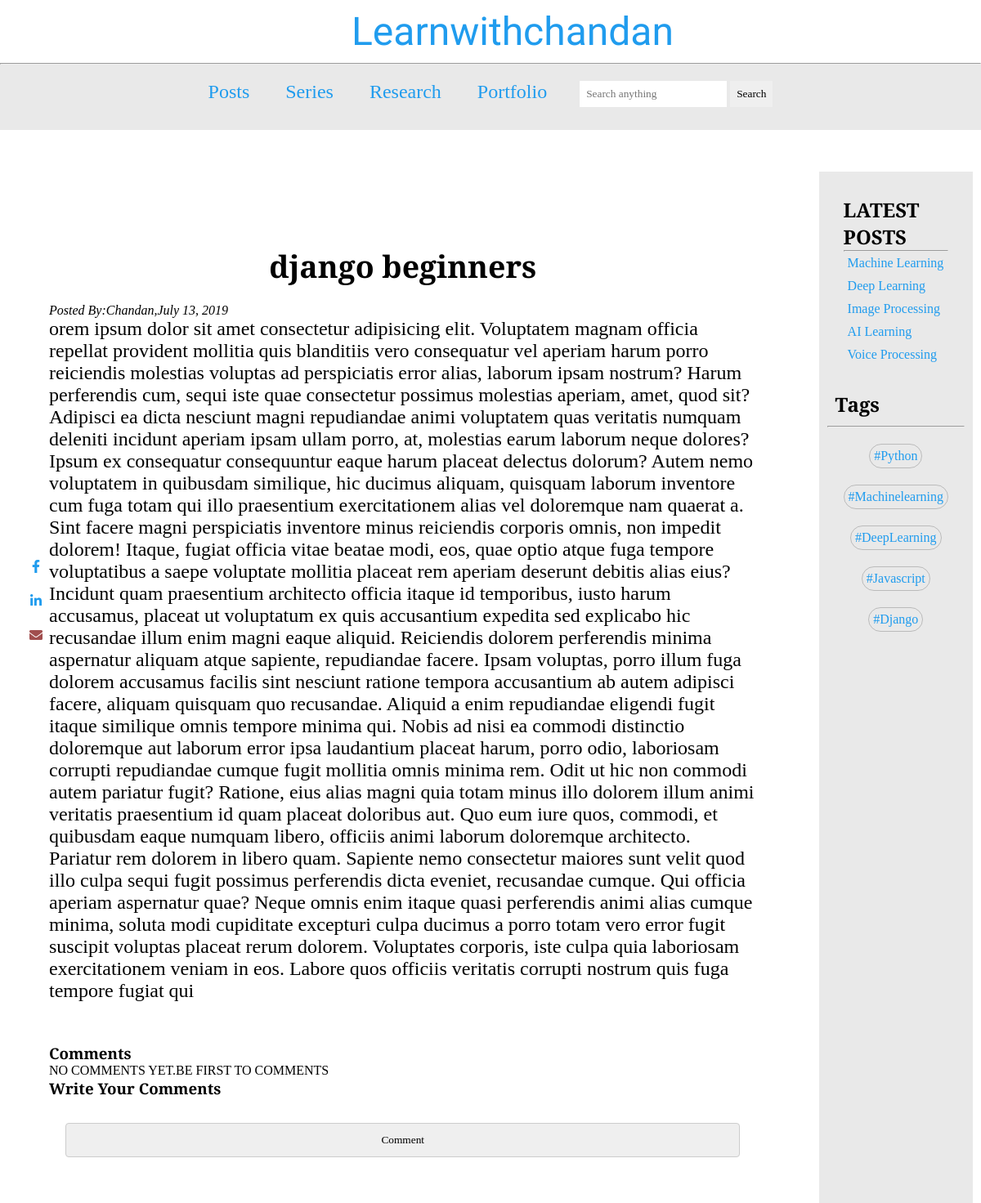
Before: /1/ with the older database file.
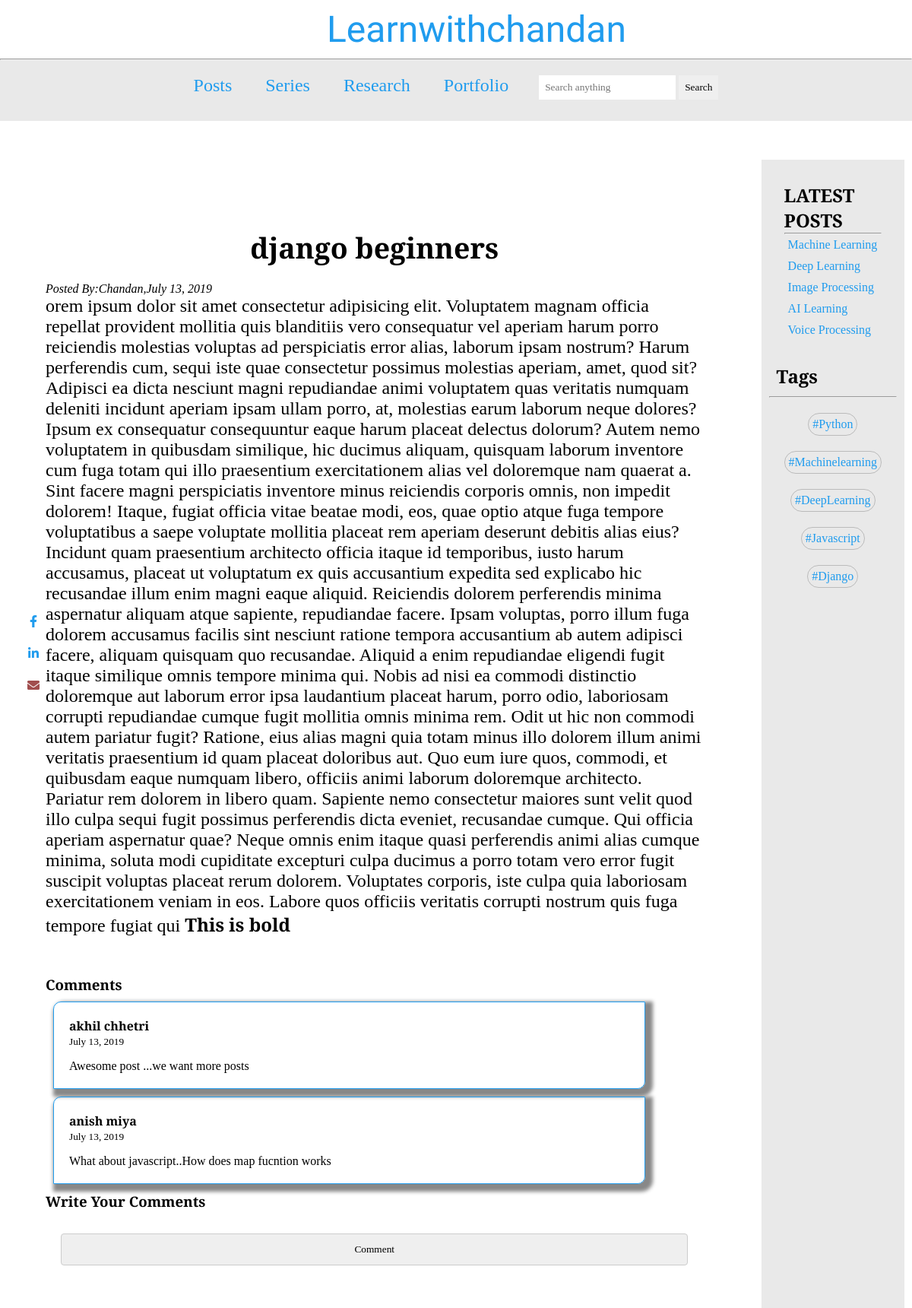
After: the same page with the newer database file.
### blog/models.py (models this page shows, shortened)
class Post(models.Model):
  title=models.CharField(max_length=100)
  detail=models.TextField()
  image=models.ImageField(upload_to='image/',blank=True)
  author=models.CharField(max_length=100)
  draft=models.BooleanField(default=True)
  published_date=models.DateTimeField(auto_now_add=True)

class Comment(models.Model):
  post=models.ForeignKey(Post,on_delete=models.CASCADE)
  name=models.CharField(max_length=100)
  email=models.EmailField(max_length=100)
  comment=models.TextField()
  commented_date=models.DateTimeField(auto_now_add=True)

### blog/views.py (the view)
# urls.py: re_path(r'^(?P<pk>\d+)/$',ShowDetail.as_view(),name='post_detail'),
class ShowDetail(DetailView):
  model=Post
  template_name='blog/post_detail.html'

### templates/blog/post_detail.html (shortened to what this page needs)
{% extends 'blog/post_list.html' %}
{% block detail%}
    <section id="post-detail-section">
        <div class="post_detail_container">
            <div class="post_detail">
                    <div class="header-text">
                         <h1>{{post.title}}</h1>
                    </div>
                <p><em>Posted By:{{post.author|title}},{{post.published_date|date}}</em></p>
                <div class="detail-texts">
                    {{post.detail|safe}}
                </div>
            </div>
        <div class="comments">
            <h1>Comments</h1>
                {% for comment in post.comment_set.all %}
                    <div class="pre-comments">
                        <div class="user-detail">
                            <p><b> {{comment.name}} </b></p>
                            <span><small>{{comment.commented_date|date}}</small></span>
                        </div>
                        <div class="comment-text">
                            {{comment.comment}}
                        </div>
                    </div>
                    {% empty %}
                    <p>NO COMMENTS YET.BE FIRST TO COMMENTS</p>
                {%endfor%}
                <h1>Write Your Comments</h1>
                <form method="POST">
                    <input type="submit" value="Comment">
                </form>
            </div>
        </div>
        <div class="social-share-links">
                <a href=""><i class="fab fa-facebook-f"></i></a>
                <a href=""><i class="fab fa-linkedin-in"></i></a>
                <a href="">  <i class="fas fa-envelope"></i></a>
            </div>
   {% endblock %}

### templates/blog/post_list.html (shortened to what this page needs)
{% load static %}
<!DOCTYPE html>
<html lang="en">
<head>
    <link rel="stylesheet" href="{% static 'css/design.css' %}">
    <link rel="stylesheet" href="{% static 'css/post-detail.css' %}">
    <link rel="stylesheet" href="https://use.fontawesome.com/releases/v5.8.1/css/all.css">
</head>
<body>
    <header>
        <div id="logo"><a href={% url 'show_posts' %}>Learnwithchandan</a>
        </div>
        <hr/>
        <nav>
            <div class="navbar">
                <div class="nav-links">
                    <ul>
                        <li><a href="{% url 'show_posts'%}">Posts</a></li>
                        <li><a href="">Series</a></li>
                        <li><a href="">Research</a></li>
                        <li><a href="">Portfolio</a></li>
                    </ul>
                </div>
                <div class="Searchform">
                    <form method="post" class="search" action={% url 'show_posts' %}>
                        <input type="text" name='q' placeholder="Search anything">
                        <input type="submit" value=Search>
                </div>
            </div>
        </nav>
    </header>
    <section id="post-section">
        <div class="blog-posts">
        <div class="post-container">
            {% block detail%}
            {% endblock%}
        </div>
        </div>
        <div class="sidebar">
            <div class="latest-posts">
                <h1>LATEST POSTS</h1>
                <hr/>
                <div class="title-container">
                    <div class="titles">
                        <a href="">Machine Learning</a>
                    </div>
                    <div class="titles">
                        <a href="">Deep Learning</a>
                    </div>
                    <div class="titles">
                        <a href="">Image Processing</a>
                    </div>
                    <div class="titles">
                        <a href="">AI Learning</a>
                    </div>
                    <div class="titles">
                        <a href="">Voice Processing</a>
                    </div>
                </div>
            </div>
            <h1 class="tags-header">Tags</h1>
                <hr/>
            <div class="tags-container">
                <div class="tags">
                    <a href="">#Python</a>
                </div>
                <div class="tags">
                    <a href="">#Machinelearning</a>
                </div>
                <div class="tags">
                    <a href="">#DeepLearning</a>
                </div>
                <div class="tags">
                    <a href="">#Javascript</a>
                </div>
                <div class="tags">
                    <a href="">#Django</a>
                </div>
            </div>
        </div>
    </section>
</body>
</html>

### static/css/design.css (style rules this page uses)
* { padding: 0px; margin: 0px; box-sizing: border-box; font-family: 'EB Garamond', serif; }
header { height: 100px; }
header #logo { font-size: 2em; padding: 10px; width: 30%; margin: 0px auto; display: flex; justify-content: space-between; }
header #logo a { color: #209CEE; font-family: 'Dancing Script', cursive; text-decoration: none; font-size: 1.5em; }
nav { width: 100%; height: 80px; background-color: #e9e9e9; display: flex; justify-content: center; }
nav .navbar { display: flex; justify-content: center; }
nav .navbar ul { list-style: none; }
nav .navbar ul li { display: inline-block; padding: 10px; margin: 10px; font-size: 1.5em; }
nav .navbar ul li a { color: #209CEE; text-decoration: none; }
nav .Searchform { padding: 10px; margin: 10px; }
nav .Searchform input { padding: 8px; border: none; }
#post-section { margin-top: 80px; display: flex; }
.post-container { padding: 10px; margin: 10px; display: flex; flex-wrap: wrap; }
.sidebar { width: 20%; padding: 10px; margin-top: 30px; margin-right: 10px; background-color: #e9e9e9; }
.sidebar .latest-posts { margin: 10px; padding: 10px; display: flex; flex-direction: column; transition: all 0.5s ease-in-out; }
.sidebar .latest-posts h1 { font-size: 1.5em; }
.sidebar .latest-posts .title-container { display: flex; flex-direction: column; }
.sidebar .latest-posts .title-container .titles { padding: 5px; box-shadow: 0px 0px 0px rgba(0,0, 0, 0.2); transition: box-shadow 0.3s; }
.sidebar .latest-posts .title-container .titles a { text-decoration: none; color: #209CEE; }
.sidebar .tags-container { display: flex; flex-direction: row; flex-wrap: wrap; padding: 10px; justify-content: space-evenly; }
.tags-header { padding: 10px; font-size: 1.5em; }
.sidebar .tags-container .tags { padding: 5px; margin: 10px; border: 1px solid rgba(0,0, 0,0.2); border-radius: 50px; transition: all 0.3s ease-in-out; }
.sidebar .tags-container .tags a { color: #209CEE; text-decoration: none; }

### static/css/post-detail.css (style rules this page uses)
#post-detail-section { margin-top: 80px; display: flex; }
.post_detail_container { width: 90%; margin-left: 40px; }
.post_detail .header-text { font-size: 2rem; text-align: center; padding: 10px; margin: 10px; }
.post_detail .detail-texts { font-size: 1.5rem; }
.post_detail_container .comments { margin-top: 50px; }
.post_detail_container .comments form { padding: 10px; margin: 10px; }
.post_detail_container .comments form input, textarea { width: 100%; padding: 12px; border: 1px solid #ccc; border-radius: 4px; box-sizing: border-box; margin-top: 10px; margin-bottom: 16px; resize: vertical; }
.pre-comments { width: 90%; border: 1px solid #209cee; border-radius: 10px 0 10px 0; padding: 10px; margin: 10px; box-shadow: 5px 5px 5px 5px #888888; }
.pre-comments .user-detail, .comment-text { font-size: 1em; margin: 5px; padding: 5px; }
.social-share-links { position: fixed; top: 50%; transform: translateY(-50%); }
.social-share-links a { display: block; margin: 8px; padding: 8px; text-align: center; transition: all 0.5s ease-in-out; }
.social-share-links a .fa-facebook-f { color: #209cee; }
.social-share-links a .fa-linkedin-in { color: #209cee; }
.social-share-links a .fa-envelope { color: rgb(161, 78, 78); }

Changed rows visible on the page:
changed Post "django beginners": detail "…fuga tempore fugiat qui" → "…fuga tempore fugiat qui This is bold"
added Comment: name "akhil chhetri", commented_date "July 13, 2019", comment "Awesome post ...we want more posts"
added Comment: name "anish miya", commented_date "July 13, 2019", comment "What about javascript..How does map fucntion works"
Other visible differences:
text no longer shown: "NO COMMENTS YET.BE FIRST TO COMMENTS"
